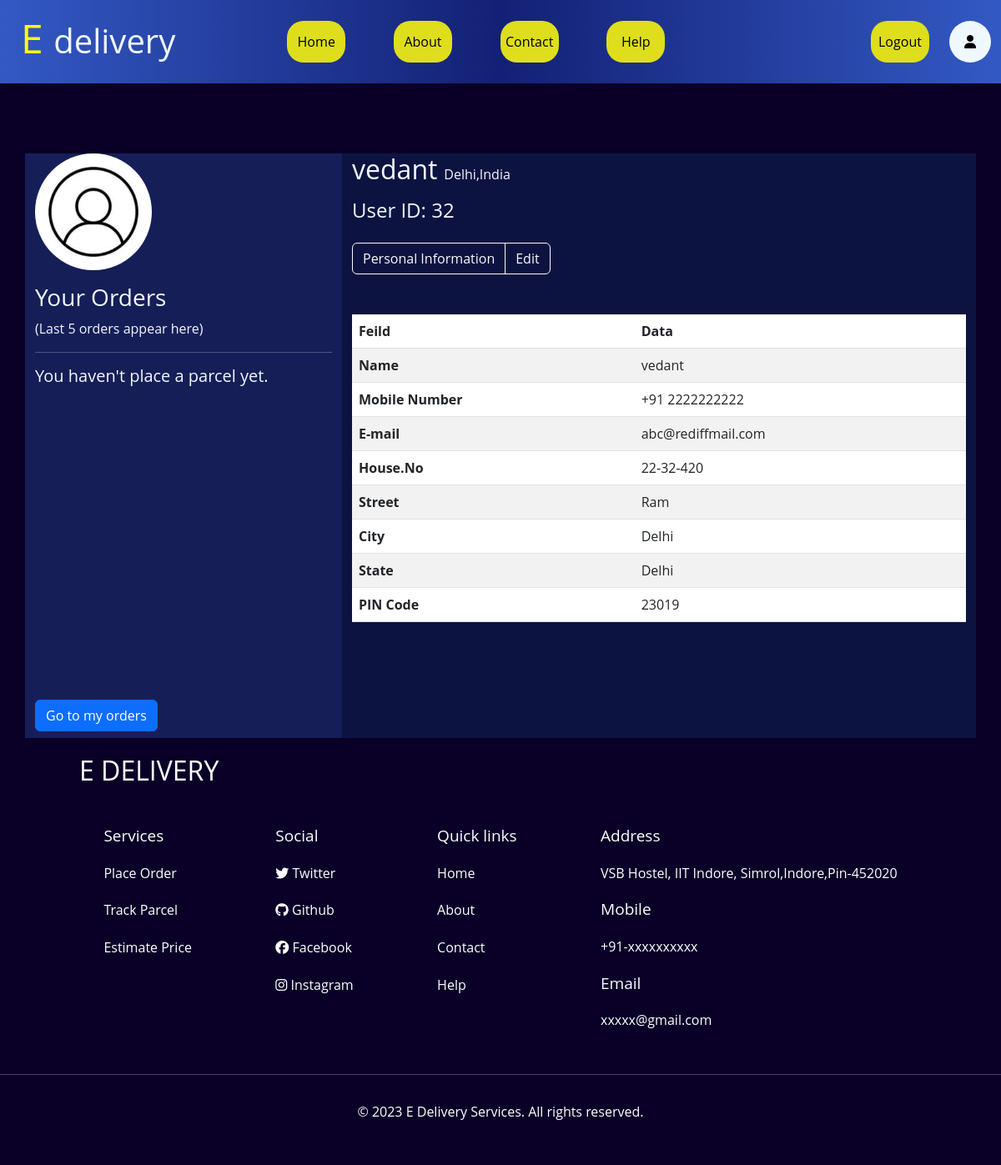
The page /user_profile (signed in) on the database its author committed.
### courier_service/models.py (models this page shows)
class user_details(models.Model):
    UserId=models.IntegerField(primary_key=True)
    user=models.ForeignKey(User,on_delete=models.CASCADE)
    Contact_Number=models.BigIntegerField(default=0)
    Email=models.EmailField(default='null')
    House_No=models.CharField(max_length=50,default='null')
    Street=models.CharField(max_length=50,default='null')
    City=models.CharField(max_length=50,default='null')
    State=models.CharField(max_length=50,default='null')
    Pin_Code=models.IntegerField(default=0)

### courier_service/views.py (the view)
# urls.py: path('user_profile', views.user_profile, name='user_profile'),
def user_profile(request):
    User=user_details.objects.get(user=request.user)
    orders = Orders.objects.filter(User_Id=User).order_by('booked_date')[:5]
    context={
        'city' : User.City,
        "userid" : User.UserId,
        'street' : User.Street,
        "state" : User.State,
        "Name" : User.user,
        "name" : User.user,
        "number" : User.Contact_Number,
        "mail" : User.Email,
        "h_no" : User.House_No,
        "state" : User.State,
        "pin" : User.Pin_Code,
        "orders" : orders
    }
    return render(request, 'user_profile.html',context)

### courier_service/templates/user_profile.html (shortened to what this page needs)
{% extends "layout.html" %}
    {% block pagebody %}
<div style="background-color: #0a0027; margin-top: 7%;">
    <div class="container user_profile_container">
        <div class="row">
            <div class="column col-md-4 col-sm-12 overflow-auto" style="background-color: #161e58">
              {% load static %}
                <img class="rounded-circle mb-3" src="{% static "media/user_profile_images/user-profile-icon-free-vector.jpg" %}" alt="Generic placeholder image" width="140" height="140">
                <h3 style="color: aliceblue;">Your Orders</h3>
                <p style="color: aliceblue;">(Last 5 orders appear here)</p>
                <hr style="color: aliceblue;"/>
                <div style="height: 50vh;" class="overflow-auto">
                  {%if orders %}
                     {%for i in orders%}
                    <div class="pt-2">
                        <h5 style="color: aliceblue;">Order Id</h5>
                        <p style="color: aliceblue;">{{i.Order_Id}}</p>
                        <h6 style="color: aliceblue;">Delivery Status</h6>
                        <p style="color: aliceblue;">{{i.Order_Status}}</p>
                        <h6 style="color: aliceblue;">Delivery Charges</h6>
                        <p style="color: aliceblue;">{{i.delivery_charge}} Rs</p>
                        <hr style="color: aliceblue;"/>
                    </div>
                    {%endfor%}
                  {%else%}
                  <h5 style="color: aliceblue;">You haven't place a parcel yet.</h5>
                  {%endif%}
                  </div>
                <div class="pb-2">
                    <a href="/my_orders" class="btn btn-primary">Go to my orders</a>
                </div>
            </div>
            <div class="column col-md-8 col-sm-12" style="background-color: #0d1340;">
                <h2 style="display: inline-block; color: aliceblue;">{{Name}}</h2><span class="ps-2"  style="color: aliceblue;">{{city}},India</span>
                <h4 class="pt-2 pb-2"  style="color: aliceblue;">User ID: {{userid}}</h4>
                <div class="btn-toolbar pt-2" role="toolbar" aria-label="Toolbar with button groups">
                    <div class="btn-group mr-2" role="group" aria-label="First group">
                      <a href="/user_profile" type="button" class="btn btn-outline-light">Personal Information</a>
                      <a href="/edit" type="button" class="btn btn-outline-light">Edit</a>
                    </div>
                </div>
                <table class="table table-striped pt-2 pb-2 mt-5 pt-2">
                    <thead>
                      <tr>
                        <th scope="col">Feild</th>
                        <th scope="col">Data</th>
                      </tr>
                    </thead>
                    <tbody>
                      <tr>
                        <th scope="row">Name </th>
                        <td>{{name}}</td>
                      </tr>
                      <tr>
                        <th scope="row">Mobile Number</th>
                        <td>+91 {{number}}</td>
                      </tr>
                      <tr>
                        <th scope="row">E-mail</th>
                        <td>{{mail}}</td>
                      </tr>
                      <tr>
                        <th scope="row">House.No</th>
                        <td>{{h_no}}</td>
                      </tr>
                      <tr>
                        <th scope="row">Street</th>
                        <td>{{street}}</td>
                      </tr>
                      <tr>
                        <th scope="row">City</th>
                        <td>{{city}}</td>
                      </tr>
                      <tr>
                        <th scope="row">State</th>
                        <td>{{state}}</td>
                      </tr>
                      <tr>
                        <th scope="row">PIN Code</th>
                        <td>{{pin}}</td>
                      </tr>
                    </tbody>
                  </table>
            </div>
        </div>
    </div>
</div>
{% endblock %}

### courier_service/static/css/navbar.css (style rules this page uses)
* { margin: 0; padding: 0; box-sizing: border-box; font-family: 'Open Sans',sans-serif; }
body { background-color: #0a0027; }

### rows shown on the page
user_details: City "Delhi", Email "abc@rediffmail.com", House_No "22-32-420", Street "Ram", State "Delhi"

### other values the page prints
{{ Name }} "vedant"
{{ userid }} "32"
{{ name }} "vedant"
{{ number }} "2222222222"
{{ pin }} "23019"
